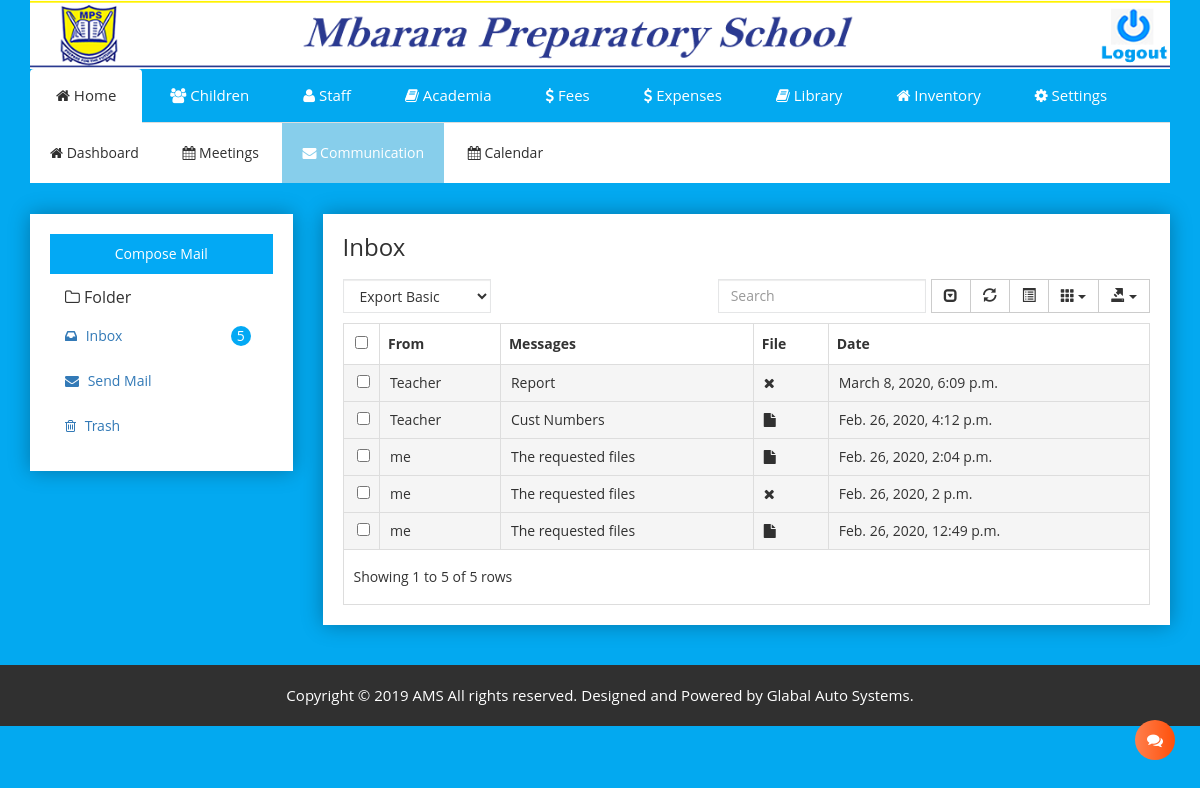
Page /messanger/ (signed in) on the committed database.
### hm/models.py (models this page shows, shortened)
class Message(models.Model):
	subject = models.CharField(max_length=200)
	date_created = models.DateTimeField(default=timezone.now)
	sender = models.ForeignKey(User, on_delete=models.CASCADE, related_name='sender')
	status = models.ForeignKey(MessageStatus, on_delete=models.SET_DEFAULT, default=1,)
	receiver = models.ManyToManyField(User, related_name='receiver')
	message_body = models.TextField(blank=True, null=True,)
	uploads = models.FileField(blank=True, null=True, upload_to='email_uploads')

### hm/views.py (the view)
# urls.py: path('messanger/', views.messanger, name='messanger'),
@login_required
def messanger(request):
	current_user = request.user
	if request.method == 'POST':
		form = MessageCreateForm(request.POST, request.FILES,)
		if form.is_valid():
			form.instance.sender = current_user
			try:
				form.save()
				messages.success(request, f'Your message has been send.')
				return HttpResponseRedirect(reverse('messanger'))
			except Exception:
				messages.warning(request, f'Error! message not send')
	else:
		form = MessageCreateForm()
	users = User.objects.all()
	send = Message.objects.filter(sender = current_user).order_by('-id')
	inbox = Message.objects.filter(receiver__username__contains = current_user.username, status__lte=2).order_by('-id')
	total = Message.objects.filter(status=1, receiver__username__contains = current_user.username).count()
	context = {
	'title': 'Home',
	'submenu': 'Communication',
	'users': users,
	'form': form,
	'send': send,
	'inbox': inbox,
	'total': total,
	}
	return render(request, 'hm/messanger.html', context)

### hm/forms.py
class MessageCreateForm(forms.ModelForm):
	class Meta:
		model = Message
		fields = ('receiver','subject','message_body','uploads',)

### hm/templatetags/has_group.py (called while the page is built)
@register.filter(name='has_group')
def has_group(user, group_name):
	return user.groups.filter(name=group_name).exists()

### hm/templates/hm/messanger.html (shortened to what this page needs)
{% extends 'hm/base.html' %}
{% load static %}
{% load crispy_forms_tags %}
{% load filename %}
{% load humanize %}
{% block content %}
<div class="inbox-mailbox-area mg-b-40 mg-t-30">
<div class="container">
<div class="row">
    <div class="col-lg-12">
        <div class="row">
            <div class="col-lg-3">
                <div class="inbox-email-menu-list compose-b-mg-30 shadow-reset">
                    <div class="compose-email">
                        <a data-toggle="tab" href="#composemail">Compose Mail</a>
                    </div>
                    <ul class="nav nav-tabs">
                        <li>
                            <h4 class="Inbox-category-ad"><i class="fa fa-folder-o" aria-hidden="true"></i> Folder</h4>
                        </li>
                        <li><a data-toggle="tab" href="#inbox"><span class="inbox-icon"><i class="fa fa fa-inbox "></i></span> Inbox <span class="count-inbox">{{total}}</span></a>
                        </li>
                        <li><a data-toggle="tab" href="#sendmail"><span class="inbox-icon"><i class="fa fa-envelope" aria-hidden="true"></i></span> Send Mail</a>
                        </li>
                        <li><a data-toggle="tab" href="#trash"><span class="inbox-icon"><i class="fa fa-trash-o" aria-hidden="true"></i></span> Trash</a>
                        </li>
                    </ul>
                </div>
            </div>
            <div class="col-lg-9">
                <div class="tab-content">
                    <div id="inbox" class="tab-pane fade in custom-inbox-message shadow-reset {% if message %}{% else %} active {% endif %} ">
                        <div class="mail-title inbox-bt-mg">
                                <h2>Inbox</h2>
                            </div>
                        <div class="datatable-dashv1-list custom-datatable-overright">
                            <div id="toolbar1">
                                <select class="form-control">
                                    <option value="">Export Basic</option>
                                </select>
                            </div>
                            <table id="table" data-toggle="table" data-pagination="true" data-search="true" data-show-columns="true" data-show-pagination-switch="true" data-show-refresh="true" data-key-events="true" data-show-toggle="true" data-resizable="true" data-cookie="true" data-cookie-id-table="saveId" data-show-export="true" data-click-to-select="true" data-toolbar="#toolbar1">
                                <thead>
                                    <tr>
                                        <th data-field="name">From</th>
                                        <th data-field="phone">Messages</th>
                                        <th data-field="company">File</th>
                                        <th data-field="complete">Date</th>
                                    </tr>
                                </thead>
                                <tbody>
                                    {% for message in inbox %}
                                    <tr class="{% if message.status.id == 1 %}new-email{% endif %}">
                                        <td>{% if message.sender == user %}me{% else %}{{message.sender}}{% endif %}</td>
                                        <td><a href="{% url 'message-detail' message.id %}">{{message.subject}}</a></td>
                                        <td>{% if message.uploads %}<a href="{{message.uploads.url}}" target="_blank"><i class="fa fa-file"></i></a>{% else %}<i class="fa fa-close"></i>{% endif %}
                                        </td>
                                        <td>{{message.date_created}}</td>
                                    </tr>
                                    {% endfor %}
                                </tbody>
                            </table>
                        </div>
                    </div>
                </div>
            </div>
        </div>
    </div>
</div>
</div>
</div>
{% endblock content %}

### hm/static/cal/css/style.css (style rules this page uses)
ul { height: 100%; padding: 0px 5px 0px 20px; }

### hm/static/css/switcher/color-one.css (style rules this page uses)
html, body { font-family: 'Open Sans', sans-serif;font-weight:400;background: #27ae60 }

### hm/static/css/switcher/color-two.css (style rules this page uses)
html, body { font-family: 'Open Sans', sans-serif;font-weight:400;background: #1c84c6 }

### hm/static/css/switcher/color-three.css (style rules this page uses)
html, body { font-family: 'Open Sans', sans-serif;font-weight:400;background: #ed5565 }

### hm/static/css/switcher/color-four.css (style rules this page uses)
html, body { font-family: 'Open Sans', sans-serif;font-weight:400;background: #1ab394 }

### hm/static/css/switcher/color-five.css (style rules this page uses)
html, body { font-family: 'Open Sans', sans-serif;font-weight:400;background: #EE7752 }

### hm/static/css/switcher/color-six.css (style rules this page uses)
html, body { font-family: 'Open Sans', sans-serif;font-weight:400;background: #27ae60 }

### hm/static/css/switcher/color-seven.css (style rules this page uses)
html, body { font-family: 'Open Sans', sans-serif;font-weight:400;background: #7f8c8d }

### hm/static/css/switcher/color-eight.css (style rules this page uses)
html, body { font-family: 'Open Sans', sans-serif;font-weight:400;background: #0000ff }

### hm/static/css/switcher/color-nine.css (style rules this page uses)
html, body { font-family: 'Open Sans', sans-serif;font-weight:400;background: #ff0080 }

### hm/static/css/switcher/color-ten.css (style rules this page uses)
html, body { font-family: 'Open Sans', sans-serif;font-weight:400;background: #1a0000 }

### rows in the picture
Message: sender "Teacher", subject "Report", date_created "March 8, 2020, 6:09 p.m."
Message: sender "Teacher", subject "Cust Numbers", date_created "Feb. 26, 2020, 4:12 p.m."
Message: shows "me", subject "The requested files", date_created "Feb. 26, 2020, 2:04 p.m."
Message: shows "me", subject "The requested files", date_created "Feb. 26, 2020, 2 p.m."
Message: shows "me", subject "The requested files", date_created "Feb. 26, 2020, 12:49 p.m."

### other values in the picture
{{ total }} "5"
